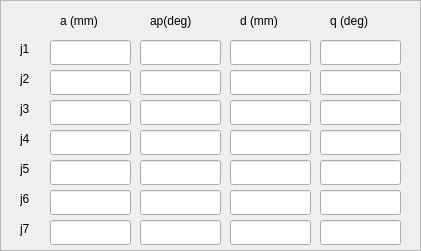
    <widget class="QFrame" name="frame_4">
     <property name="geometry">
      <rect>
       <x>30</x>
       <y>290</y>
       <width>421</width>
       <height>251</height>
      </rect>
     </property>
     <property name="frameShape">
      <enum>QFrame::StyledPanel</enum>
     </property>
     <property name="frameShadow">
      <enum>QFrame::Raised</enum>
     </property>
     <widget class="QLabel" name="label_144">
      <property name="geometry">
       <rect>
        <x>60</x>
        <y>10</y>
        <width>61</width>
        <height>21</height>
       </rect>
      </property>
      <property name="text">
       <string>a (mm)</string>
      </property>
     </widget>
     <widget class="QLabel" name="label_145">
      <property name="geometry">
       <rect>
        <x>150</x>
        <y>10</y>
        <width>61</width>
        <height>21</height>
       </rect>
      </property>
      <property name="text">
       <string>ap(deg)</string>
      </property>
     </widget>
     <widget class="QLabel" name="label_146">
      <property name="geometry">
       <rect>
        <x>240</x>
        <y>10</y>
        <width>61</width>
        <height>21</height>
       </rect>
      </property>
      <property name="text">
       <string>d (mm)</string>
      </property>
     </widget>
     <widget class="QLabel" name="label_147">
      <property name="geometry">
       <rect>
        <x>330</x>
        <y>10</y>
        <width>61</width>
        <height>21</height>
       </rect>
      </property>
      <property name="text">
       <string>q (deg)</string>
      </property>
     </widget>
     <widget class="QLabel" name="label_148">
      <property name="geometry">
       <rect>
        <x>20</x>
        <y>40</y>
        <width>21</width>
        <height>17</height>
       </rect>
      </property>
      <property name="text">
       <string>j1</string>
      </property>
     </widget>
     <widget class="QLabel" name="label_149">
      <property name="geometry">
       <rect>
        <x>20</x>
        <y>70</y>
        <width>21</width>
        <height>17</height>
       </rect>
      </property>
      <property name="text">
       <string>j2</string>
      </property>
     </widget>
     <widget class="QLabel" name="label_150">
      <property name="geometry">
       <rect>
        <x>20</x>
        <y>100</y>
        <width>21</width>
        <height>17</height>
       </rect>
      </property>
      <property name="text">
       <string>j3</string>
      </property>
     </widget>
     <widget class="QLabel" name="label_151">
      <property name="geometry">
       <rect>
        <x>20</x>
        <y>130</y>
        <width>21</width>
        <height>17</height>
       </rect>
      </property>
      <property name="text">
       <string>j4</string>
      </property>
     </widget>
     <widget class="QLabel" name="label_152">
      <property name="geometry">
       <rect>
        <x>20</x>
        <y>160</y>
        <width>21</width>
        <height>17</height>
       </rect>
      </property>
      <property name="text">
       <string>j5</string>
      </property>
     </widget>
     <widget class="QLabel" name="label_153">
      <property name="geometry">
       <rect>
        <x>20</x>
        <y>190</y>
        <width>21</width>
        <height>17</height>
       </rect>
      </property>
      <property name="text">
       <string>j6</string>
      </property>
     </widget>
     <widget class="QLineEdit" name="lineEdit_init_j1_a">
      <property name="geometry">
       <rect>
        <x>50</x>
        <y>40</y>
        <width>81</width>
        <height>25</height>
       </rect>
      </property>
      <property name="layoutDirection">
       <enum>Qt::LeftToRight</enum>
      </property>
      <property name="text">
       <string/>
      </property>
      <property name="maxLength">
       <number>32767</number>
      </property>
      <property name="alignment">
       <set>Qt::AlignRight|Qt::AlignTrailing|Qt::AlignVCenter</set>
      </property>
      <property name="readOnly">
       <bool>true</bool>
      </property>
     </widget>
     <widget class="QLineEdit" name="lineEdit_init_j1_ap">
      <property name="geometry">
       <rect>
        <x>140</x>
        <y>40</y>
        <width>81</width>
        <height>25</height>
       </rect>
      </property>
      <property name="layoutDirection">
       <enum>Qt::LeftToRight</enum>
      </property>
      <property name="alignment">
       <set>Qt::AlignRight|Qt::AlignTrailing|Qt::AlignVCenter</set>
      </property>
      <property name="readOnly">
       <bool>true</bool>
      </property>
     </widget>
     <widget class="QLineEdit" name="lineEdit_init_j1_d">
      <property name="geometry">
       <rect>
        <x>230</x>
        <y>40</y>
        <width>81</width>
        <height>25</height>
       </rect>
      </property>
      <property name="layoutDirection">
       <enum>Qt::LeftToRight</enum>
      </property>
      <property name="alignment">
       <set>Qt::AlignRight|Qt::AlignTrailing|Qt::AlignVCenter</set>
      </property>
      <property name="readOnly">
       <bool>true</bool>
      </property>
     </widget>
     <widget class="QLineEdit" name="lineEdit_init_j1_q">
      <property name="geometry">
       <rect>
        <x>320</x>
        <y>40</y>
        <width>81</width>
        <height>25</height>
       </rect>
      </property>
      <property name="layoutDirection">
       <enum>Qt::LeftToRight</enum>
      </property>
      <property name="alignment">
       <set>Qt::AlignRight|Qt::AlignTrailing|Qt::AlignVCenter</set>
      </property>
      <property name="readOnly">
       <bool>true</bool>
      </property>
     </widget>
     <widget class="QLineEdit" name="lineEdit_init_j2_ap">
      <property name="geometry">
       <rect>
        <x>140</x>
        <y>70</y>
        <width>81</width>
        <height>25</height>
       </rect>
      </property>
      <property name="layoutDirection">
       <enum>Qt::LeftToRight</enum>
      </property>
      <property name="alignment">
       <set>Qt::AlignRight|Qt::AlignTrailing|Qt::AlignVCenter</set>
      </property>
      <property name="readOnly">
       <bool>true</bool>
      </property>
     </widget>
     <widget class="QLineEdit" name="lineEdit_init_j2_d">
      <property name="geometry">
       <rect>
        <x>230</x>
        <y>70</y>
        <width>81</width>
        <height>25</height>
       </rect>
      </property>
      <property name="layoutDirection">
       <enum>Qt::LeftToRight</enum>
      </property>
      <property name="alignment">
       <set>Qt::AlignRight|Qt::AlignTrailing|Qt::AlignVCenter</set>
      </property>
      <property name="readOnly">
       <bool>true</bool>
      </property>
     </widget>
     <widget class="QLineEdit" name="lineEdit_init_j2_a">
      <property name="geometry">
       <rect>
        <x>50</x>
        <y>70</y>
        <width>81</width>
        <height>25</height>
       </rect>
      </property>
      <property name="layoutDirection">
       <enum>Qt::LeftToRight</enum>
      </property>
      <property name="text">
       <string/>
      </property>
      <property name="maxLength">
       <number>32767</number>
      </property>
      <property name="alignment">
       <set>Qt::AlignRight|Qt::AlignTrailing|Qt::AlignVCenter</set>
      </property>
      <property name="readOnly">
       <bool>true</bool>
      </property>
     </widget>
     <widget class="QLineEdit" name="lineEdit_init_j2_q">
      <property name="geometry">
       <rect>
        <x>320</x>
        <y>70</y>
        <width>81</width>
        <height>25</height>
       </rect>
      </property>
      <property name="layoutDirection">
       <enum>Qt::LeftToRight</enum>
      </property>
      <property name="alignment">
       <set>Qt::AlignRight|Qt::AlignTrailing|Qt::AlignVCenter</set>
      </property>
      <property name="readOnly">
       <bool>true</bool>
      </property>
     </widget>
     <widget class="QLineEdit" name="lineEdit_init_j3_ap">
      <property name="geometry">
       <rect>
        <x>140</x>
        <y>100</y>
        <width>81</width>
        <height>25</height>
       </rect>
      </property>
      <property name="layoutDirection">
       <enum>Qt::LeftToRight</enum>
      </property>
      <property name="alignment">
       <set>Qt::AlignRight|Qt::AlignTrailing|Qt::AlignVCenter</set>
      </property>
      <property name="readOnly">
       <bool>true</bool>
      </property>
     </widget>
     <widget class="QLineEdit" name="lineEdit_init_j3_d">
      <property name="geometry">
       <rect>
        <x>230</x>
        <y>100</y>
        <width>81</width>
        <height>25</height>
       </rect>
      </property>
      <property name="layoutDirection">
       <enum>Qt::LeftToRight</enum>
      </property>
      <property name="alignment">
       <set>Qt::AlignRight|Qt::AlignTrailing|Qt::AlignVCenter</set>
      </property>
      <property name="readOnly">
       <bool>true</bool>
      </property>
     </widget>
     <widget class="QLineEdit" name="lineEdit_init_j3_a">
      <property name="geometry">
       <rect>
        <x>50</x>
        <y>100</y>
        <width>81</width>
        <height>25</height>
       </rect>
      </property>
      <property name="layoutDirection">
       <enum>Qt::LeftToRight</enum>
      </property>
      <property name="text">
       <string/>
      </property>
      <property name="maxLength">
       <number>32767</number>
      </property>
      <property name="alignment">
       <set>Qt::AlignRight|Qt::AlignTrailing|Qt::AlignVCenter</set>
      </property>
      <property name="readOnly">
       <bool>true</bool>
      </property>
     </widget>
     <widget class="QLineEdit" name="lineEdit_init_j3_q">
      <property name="geometry">
       <rect>
        <x>320</x>
        <y>100</y>
        <width>81</width>
        <height>25</height>
       </rect>
      </property>
      <property name="layoutDirection">
       <enum>Qt::LeftToRight</enum>
      </property>
      <property name="alignment">
       <set>Qt::AlignRight|Qt::AlignTrailing|Qt::AlignVCenter</set>
      </property>
      <property name="readOnly">
       <bool>true</bool>
      </property>
     </widget>
     <widget class="QLineEdit" name="lineEdit_init_j4_ap">
      <property name="geometry">
       <rect>
        <x>140</x>
        <y>130</y>
        <width>81</width>
        <height>25</height>
       </rect>
      </property>
      <property name="layoutDirection">
       <enum>Qt::LeftToRight</enum>
      </property>
      <property name="alignment">
       <set>Qt::AlignRight|Qt::AlignTrailing|Qt::AlignVCenter</set>
      </property>
      <property name="readOnly">
       <bool>true</bool>
      </property>
     </widget>
     <widget class="QLineEdit" name="lineEdit_init_j4_d">
      <property name="geometry">
       <rect>
        <x>230</x>
        <y>130</y>
        <width>81</width>
        <height>25</height>
       </rect>
      </property>
      <property name="layoutDirection">
       <enum>Qt::LeftToRight</enum>
      </property>
      <property name="alignment">
       <set>Qt::AlignRight|Qt::AlignTrailing|Qt::AlignVCenter</set>
      </property>
      <property name="readOnly">
       <bool>true</bool>
      </property>
     </widget>
     <widget class="QLineEdit" name="lineEdit_init_j4_a">
      <property name="geometry">
       <rect>
        <x>50</x>
        <y>130</y>
        <width>81</width>
        <height>25</height>
       </rect>
      </property>
      <property name="layoutDirection">
       <enum>Qt::LeftToRight</enum>
      </property>
      <property name="text">
       <string/>
      </property>
      <property name="maxLength">
       <number>32767</number>
      </property>
      <property name="alignment">
       <set>Qt::AlignRight|Qt::AlignTrailing|Qt::AlignVCenter</set>
      </property>
      <property name="readOnly">
       <bool>true</bool>
      </property>
     </widget>
     <widget class="QLineEdit" name="lineEdit_init_j4_q">
      <property name="geometry">
       <rect>
        <x>320</x>
        <y>130</y>
        <width>81</width>
        <height>25</height>
       </rect>
      </property>
      <property name="layoutDirection">
       <enum>Qt::LeftToRight</enum>
      </property>
      <property name="alignment">
       <set>Qt::AlignRight|Qt::AlignTrailing|Qt::AlignVCenter</set>
      </property>
      <property name="readOnly">
       <bool>true</bool>
      </property>
     </widget>
     <widget class="QLineEdit" name="lineEdit_init_j5_ap">
      <property name="geometry">
       <rect>
        <x>140</x>
        <y>160</y>
        <width>81</width>
        <height>25</height>
       </rect>
      </property>
      <property name="layoutDirection">
       <enum>Qt::LeftToRight</enum>
      </property>
      <property name="alignment">
       <set>Qt::AlignRight|Qt::AlignTrailing|Qt::AlignVCenter</set>
      </property>
      <property name="readOnly">
       <bool>true</bool>
      </property>
     </widget>
     <widget class="QLineEdit" name="lineEdit_init_j5_d">
      <property name="geometry">
       <rect>
        <x>230</x>
        <y>160</y>
        <width>81</width>
        <height>25</height>
       </rect>
      </property>
      <property name="layoutDirection">
       <enum>Qt::LeftToRight</enum>
      </property>
      <property name="alignment">
       <set>Qt::AlignRight|Qt::AlignTrailing|Qt::AlignVCenter</set>
      </property>
      <property name="readOnly">
       <bool>true</bool>
      </property>
     </widget>
     <widget class="QLineEdit" name="lineEdit_init_j5_a">
      <property name="geometry">
       <rect>
        <x>50</x>
        <y>160</y>
        <width>81</width>
        <height>25</height>
       </rect>
      </property>
      <property name="layoutDirection">
       <enum>Qt::LeftToRight</enum>
      </property>
      <property name="text">
       <string/>
      </property>
      <property name="maxLength">
       <number>32767</number>
      </property>
      <property name="alignment">
       <set>Qt::AlignRight|Qt::AlignTrailing|Qt::AlignVCenter</set>
      </property>
      <property name="readOnly">
       <bool>true</bool>
      </property>
     </widget>
     <widget class="QLineEdit" name="lineEdit_init_j5_q">
      <property name="geometry">
       <rect>
        <x>320</x>
        <y>160</y>
        <width>81</width>
        <height>25</height>
       </rect>
      </property>
      <property name="layoutDirection">
       <enum>Qt::LeftToRight</enum>
      </property>
      <property name="alignment">
       <set>Qt::AlignRight|Qt::AlignTrailing|Qt::AlignVCenter</set>
      </property>
      <property name="readOnly">
       <bool>true</bool>
      </property>
     </widget>
     <widget class="QLineEdit" name="lineEdit_init_j6_ap">
      <property name="geometry">
       <rect>
        <x>140</x>
        <y>190</y>
        <width>81</width>
        <height>25</height>
       </rect>
      </property>
      <property name="layoutDirection">
       <enum>Qt::LeftToRight</enum>
      </property>
      <property name="alignment">
       <set>Qt::AlignRight|Qt::AlignTrailing|Qt::AlignVCenter</set>
      </property>
      <property name="readOnly">
       <bool>true</bool>
      </property>
     </widget>
     <widget class="QLineEdit" name="lineEdit_init_j6_d">
      <property name="geometry">
       <rect>
        <x>230</x>
        <y>190</y>
        <width>81</width>
        <height>25</height>
       </rect>
      </property>
      <property name="layoutDirection">
       <enum>Qt::LeftToRight</enum>
      </property>
      <property name="alignment">
       <set>Qt::AlignRight|Qt::AlignTrailing|Qt::AlignVCenter</set>
      </property>
      <property name="readOnly">
       <bool>true</bool>
      </property>
     </widget>
     <widget class="QLineEdit" name="lineEdit_init_j6_a">
      <property name="geometry">
       <rect>
        <x>50</x>
        <y>190</y>
        <width>81</width>
        <height>25</height>
       </rect>
      </property>
      <property name="layoutDirection">
       <enum>Qt::LeftToRight</enum>
      </property>
      <property name="text">
       <string/>
      </property>
      <property name="maxLength">
       <number>32767</number>
      </property>
      <property name="alignment">
       <set>Qt::AlignRight|Qt::AlignTrailing|Qt::AlignVCenter</set>
      </property>
      <property name="readOnly">
       <bool>true</bool>
      </property>
     </widget>
     <widget class="QLineEdit" name="lineEdit_init_j6_q">
      <property name="geometry">
       <rect>
        <x>320</x>
        <y>190</y>
        <width>81</width>
        <height>25</height>
       </rect>
      </property>
      <property name="layoutDirection">
       <enum>Qt::LeftToRight</enum>
      </property>
      <property name="alignment">
       <set>Qt::AlignRight|Qt::AlignTrailing|Qt::AlignVCenter</set>
      </property>
      <property name="readOnly">
       <bool>true</bool>
      </property>
     </widget>
     <widget class="QLineEdit" name="lineEdit_init_j7_d">
      <property name="geometry">
       <rect>
        <x>230</x>
        <y>220</y>
        <width>81</width>
        <height>25</height>
       </rect>
      </property>
      <property name="layoutDirection">
       <enum>Qt::LeftToRight</enum>
      </property>
      <property name="alignment">
       <set>Qt::AlignRight|Qt::AlignTrailing|Qt::AlignVCenter</set>
      </property>
      <property name="readOnly">
       <bool>true</bool>
      </property>
     </widget>
     <widget class="QLineEdit" name="lineEdit_init_j7_ap">
      <property name="geometry">
       <rect>
        <x>140</x>
        <y>220</y>
        <width>81</width>
        <height>25</height>
       </rect>
      </property>
      <property name="layoutDirection">
       <enum>Qt::LeftToRight</enum>
      </property>
      <property name="alignment">
       <set>Qt::AlignRight|Qt::AlignTrailing|Qt::AlignVCenter</set>
      </property>
      <property name="readOnly">
       <bool>true</bool>
      </property>
     </widget>
     <widget class="QLabel" name="label_157">
      <property name="geometry">
       <rect>
        <x>20</x>
        <y>220</y>
        <width>21</width>
        <height>17</height>
       </rect>
      </property>
      <property name="text">
       <string>j7</string>
      </property>
     </widget>
     <widget class="QLineEdit" name="lineEdit_init_j7_q">
      <property name="geometry">
       <rect>
        <x>320</x>
        <y>220</y>
        <width>81</width>
        <height>25</height>
       </rect>
      </property>
      <property name="layoutDirection">
       <enum>Qt::LeftToRight</enum>
      </property>
      <property name="alignment">
       <set>Qt::AlignRight|Qt::AlignTrailing|Qt::AlignVCenter</set>
      </property>
      <property name="readOnly">
       <bool>true</bool>
      </property>
     </widget>
     <widget class="QLineEdit" name="lineEdit_init_j7_a">
      <property name="geometry">
       <rect>
        <x>50</x>
        <y>220</y>
        <width>81</width>
        <height>25</height>
       </rect>
      </property>
      <property name="layoutDirection">
       <enum>Qt::LeftToRight</enum>
      </property>
      <property name="text">
       <string/>
      </property>
      <property name="maxLength">
       <number>32767</number>
      </property>
      <property name="alignment">
       <set>Qt::AlignRight|Qt::AlignTrailing|Qt::AlignVCenter</set>
      </property>
      <property name="readOnly">
       <bool>true</bool>
      </property>
     </widget>
    </widget>
